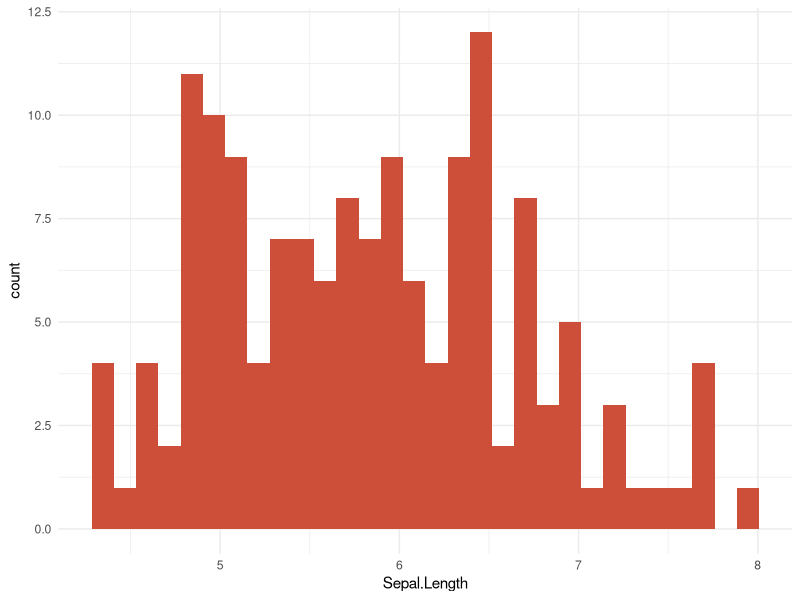

R code for this plot:
## ---- chunk 1
knitr::opts_chunk$set(echo = TRUE)
library(tidyverse)
## ---- chunk 2
col <- colors()
colors()
## ---- chunk 3
ggplot(iris, aes(x=Sepal.Length)) +
  geom_histogram(fill=col[633]) +
  theme_minimal()
